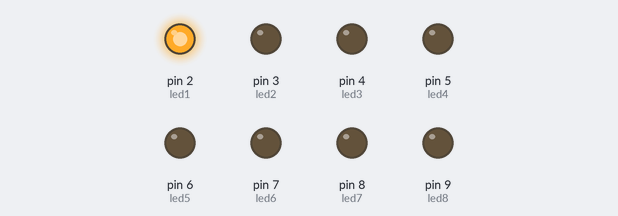
Recording of a sketch running on a simulated Arduino Uno, built with avr-gcc and run on an emulated ATmega328P. Shown: output pins drawn as LEDs (lit = HIGH).

Above: at 0.2 s.
At 2.25 s:
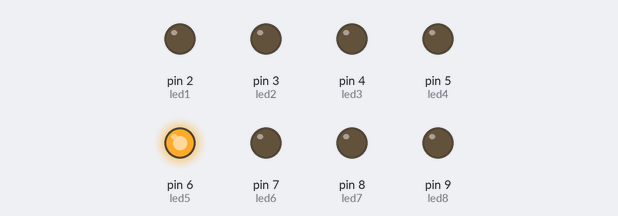
At 2.65 s:
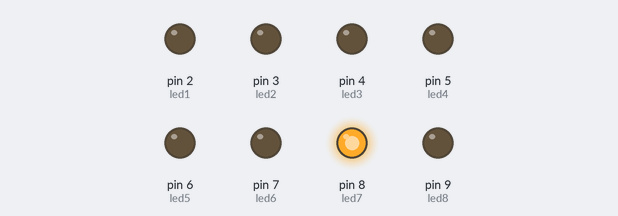
At 3.25 s:
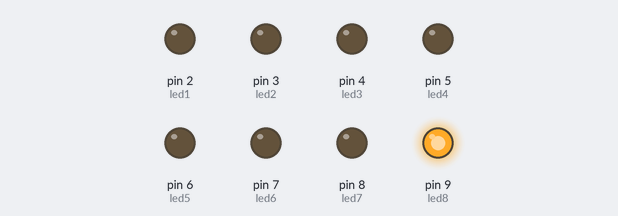
At 4.4 s:
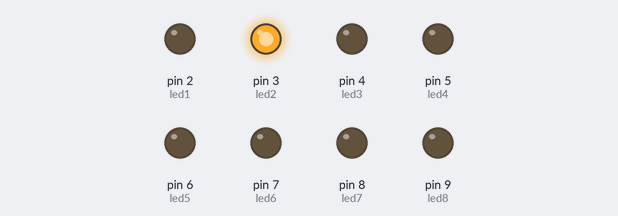
At 8.9 s:
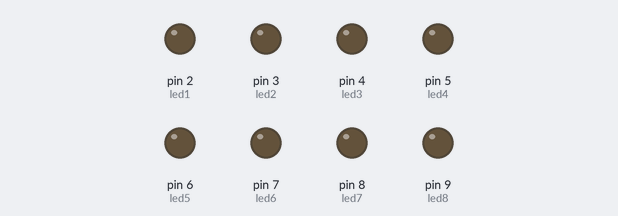
Timing chart, 0 to 9.4 s (numbered marks = the images above):
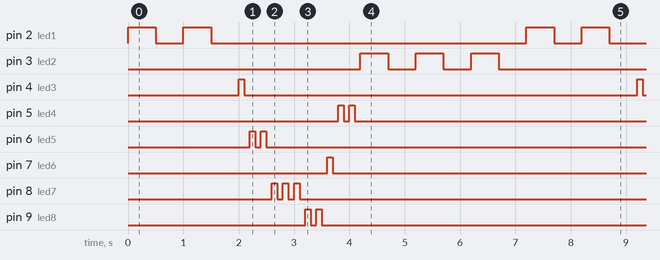

Measured:
- by itself, pin 2 (led1): repeats every 7.2 s: LOW 0.50 s, HIGH 0.50 s, LOW 5.7 s, HIGH 0.50 s
- by itself, pin 3 (led2): repeats every 7.2 s: 2 × (LOW 0.50 s, HIGH 0.50 s), LOW 4.7 s, HIGH 0.50 s
- by itself, pin 4 (led3), pin 7 (led6): alternates HIGH for 0.10 s and LOW for 7.1 s
- by itself, pin 5 (led4), pin 6 (led5), pin 9 (led8): repeats every 7.2 s: LOW 0.10 s, HIGH 0.10 s, LOW 6.9 s, HIGH 0.10 s
- by itself, pin 8 (led7): repeats every 7.2 s: 2 × (LOW 0.10 s, HIGH 0.10 s), LOW 6.7 s, HIGH 0.10 s

The sketch:

PRAKTIKUM_67_19.01.53.0051_G.ino
```cpp
int led1 = 2;
int led2 = 3;
int led3 = 4;
int led4 = 5;
int led5 = 6;
int led6 = 7;
int led7 = 8;
int led8 = 9;

void setup()
{
	pinMode(led1, OUTPUT);
	pinMode(led2, OUTPUT);
	pinMode(led3, OUTPUT);
	pinMode(led4, OUTPUT);
	pinMode(led5, OUTPUT);
	pinMode(led6, OUTPUT);
	pinMode(led7, OUTPUT);
	pinMode(led8, OUTPUT);
}

void loop()
{
  dance(2,led1,500);
  dance(1,led3,100);
  dance(2,led5,100);
  dance(3,led7,100);
  dance(2,led8,100);
  dance(1,led6,100);
  dance(2,led4,100);
  dance(3,led2,500);

}

void dance (int batas, int led, int lama){

	for(int i=1; i <=batas; i++ ){
		digitalWrite(led, HIGH);
		delay(lama);
		digitalWrite(led, LOW);
		delay(lama);
	}

}
```
